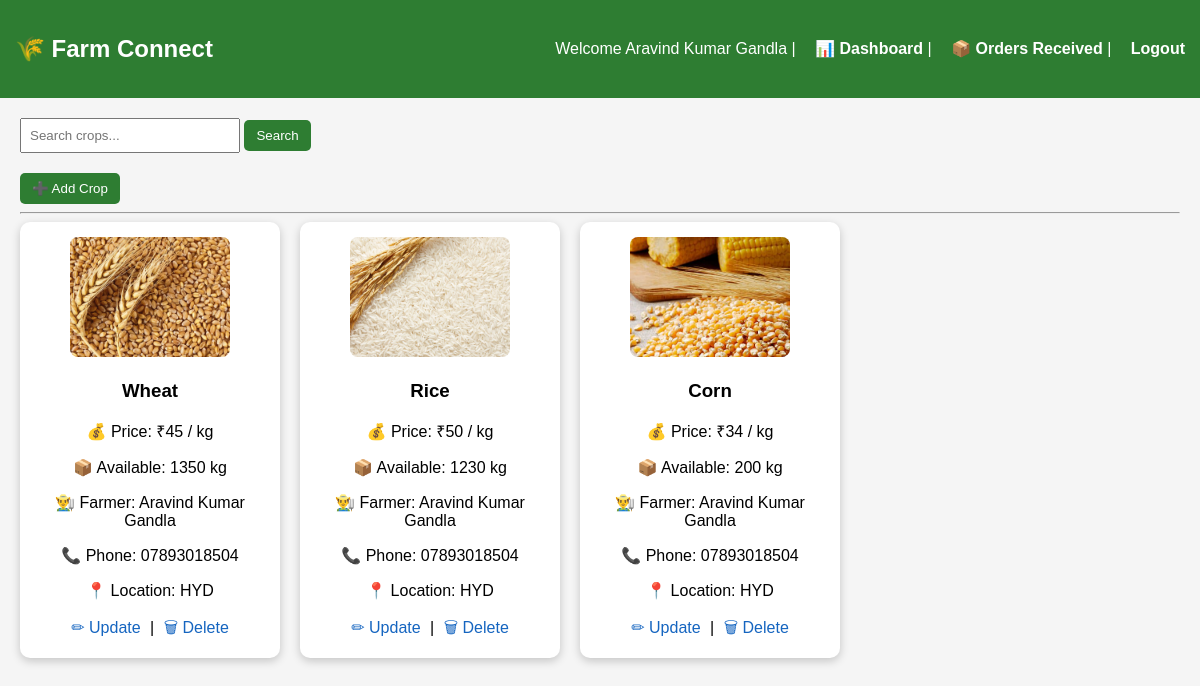
Before: /market (signed in) with the older database file.
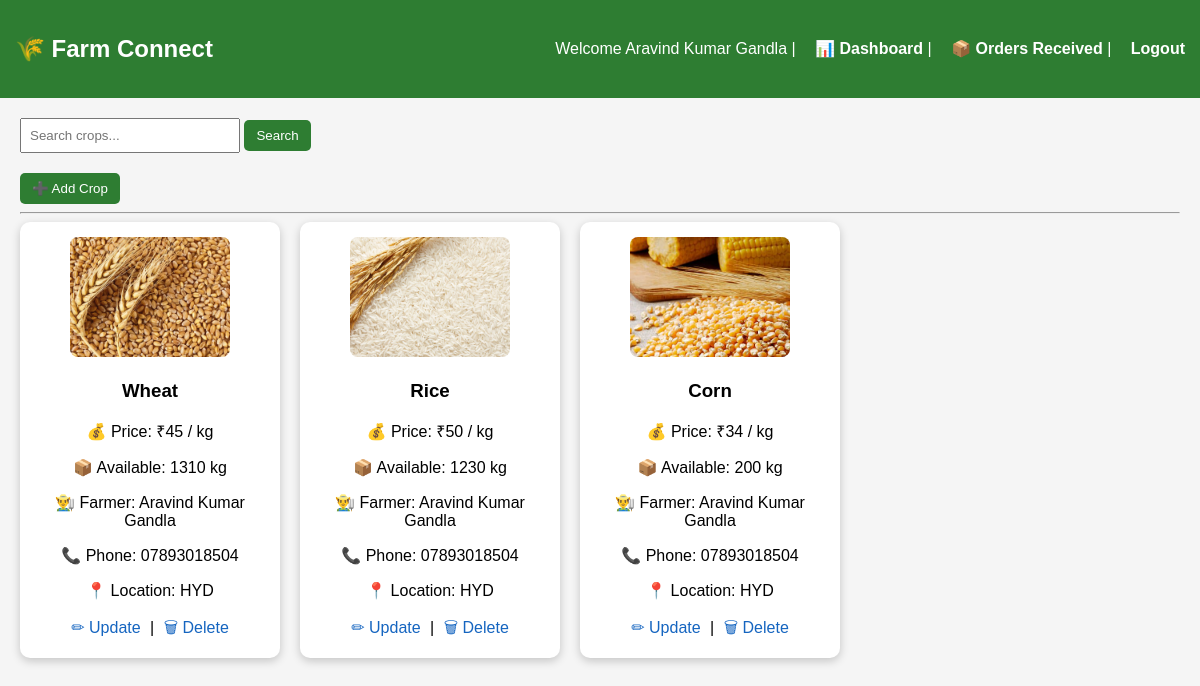
After: the same page with the newer database file.
### tables this page shows
CREATE TABLE crops(
        id INTEGER PRIMARY KEY AUTOINCREMENT,
        name TEXT,
        price INTEGER,
        quantity INTEGER,
        image TEXT,
        farmer TEXT,
        phone TEXT,
        location TEXT
    );

### app.py (the view, shortened to what this page needs)
@app.route("/market")
def market():
    if "user" not in session:
        return redirect("/login")
    search = request.args.get("search")
    conn = sqlite3.connect("farmer.db")
    cur = conn.cursor()
    if session.get("role") == "farmer":
        if search:
            cur.execute("""
                SELECT * FROM crops
                WHERE farmer=? AND name LIKE ?
            """, (session["user"], '%' + search + '%'))
        else:
            cur.execute("""
                SELECT * FROM crops
                WHERE farmer=?
            """, (session["user"],))
    crops = cur.fetchall()
    conn.close()
    return render_template("market.html", crops=crops)

### templates/market.html (shortened to what this page needs)
<!DOCTYPE html>
<html>
<head>
</head>
<body>
    <div class="header">
        <h2>🌾 Farm Connect</h2>
        <div>
            Welcome {{ session.get('user') }}
            {% if session.get('role') == 'farmer' %}
            | <a href="/dashboard">📊 Dashboard</a>
            | <a href="/farmer_orders">📦 Orders Received</a>
            {% endif %}
            | <a href="/logout">Logout</a>
        </div>
    </div>
    <div class="container">
        <div class="search">
            <form method="GET" action="/market">
                <input type="text" name="search" placeholder="Search crops..." style="padding:8px;width:200px;">
                <button type="submit">Search</button>
            </form>
        </div>
        {% if session.get('role') == 'farmer' %}
        <a href="/add_crop"><button>➕ Add Crop</button></a>
        {% endif %}
        <hr>
        <div class="cards">
            {% for crop in crops %}
            <div class="card">
                {% if crop[4] %}
                <img src="{{ url_for('static', filename='uploads/' + crop[4]) }}">
                {% else %}
                <p>No Image</p>
                {% endif %}
                <h3>{{ crop[1] }}</h3>
                <p>💰 Price: ₹{{ crop[2] }} / kg</p>
                <p>📦 Available: {{ crop[3] }} kg</p>
                <p>👨‍🌾 Farmer: {{ crop[5] }}</p>
                <p>📞 Phone: {{ crop[6] }}</p>
                <p>📍 Location: {{ crop[7] }}</p>
                {% if session.get('role') == 'farmer' and crop[5] == session.get('user') %}
                <div class="action-links">
                    <a href="/update/{{ crop[0] }}">✏ Update</a> |
                    <a href="/delete/{{ crop[0] }}" onclick="return confirm('Are you sure to delete this crop?');">🗑
                        Delete</a>
                </div>
                {% endif %}
            </div>
            {% endfor %}
        </div>
    </div>
</body>
</html>

### templates/market.html (style rules this page uses)
body { font-family: Arial; background: #f5f5f5; margin: 0; }
.header { background: #2e7d32; color: white; padding: 15px; display: flex; justify-content: space-between; align-items: center; }
.header a { color: white; margin-left: 15px; text-decoration: none; font-weight: bold; }
.container { padding: 20px; }
.search { margin-bottom: 20px; }
.cards { display: flex; flex-wrap: wrap; gap: 20px; }
.card { background: white; border-radius: 10px; padding: 15px; width: 230px; box-shadow: 0 3px 10px rgba(0, 0, 0, 0.2); text-align: center; transition: 0.2s; }
.card img { width: 160px; height: 120px; object-fit: cover; border-radius: 8px; }
button { background: #2e7d32; color: white; border: none; padding: 8px 12px; border-radius: 5px; cursor: pointer; }
.action-links a { text-decoration: none; margin: 5px; color: #1565c0; }

Changed rows visible on the page:
changed crops "Wheat": quantity "1350" → "1310"
